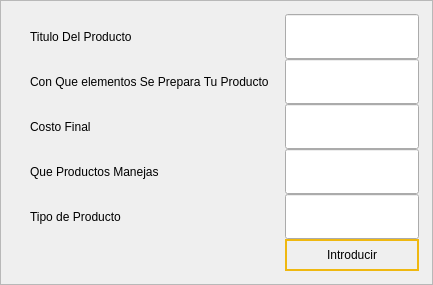
                                  <widget class="QFrame" name="frame_28">
                                   <property name="styleSheet">
                                    <string notr="true">*{
	padding:13px;
}

QLineEdit{
	border-bottom:2px solid #efb810;
}

QLineEdit:hover{
	background-color: rgba(9,5,13,.7)	
}
QRadioButton,QCheckBox{
	background-color:rgba(128,128,128,.5);
	border-radius:50px;
}
QDateEdit{
	background-color:rgba(255,255,255,.3);
	color:#000
}</string>
                                   </property>
                                   <property name="frameShape">
                                    <enum>QFrame::StyledPanel</enum>
                                   </property>
                                   <property name="frameShadow">
                                    <enum>QFrame::Raised</enum>
                                   </property>
                                   <layout class="QVBoxLayout" name="verticalLayout_33">
                                    <property name="spacing">
                                     <number>0</number>
                                    </property>
                                    <property name="leftMargin">
                                     <number>0</number>
                                    </property>
                                    <property name="topMargin">
                                     <number>0</number>
                                    </property>
                                    <property name="rightMargin">
                                     <number>0</number>
                                    </property>
                                    <property name="bottomMargin">
                                     <number>0</number>
                                    </property>
                                    <item>
                                     <layout class="QFormLayout" name="formLayout_4">
                                      <item row="0" column="0">
                                       <widget class="QLabel" name="tituloDelProductoLabel">
                                        <property name="text">
                                         <string>Titulo Del Producto</string>
                                        </property>
                                       </widget>
                                      </item>
                                      <item row="0" column="1">
                                       <widget class="QLineEdit" name="tituloDelProductoLineEdit"/>
                                      </item>
                                      <item row="3" column="0">
                                       <widget class="QLabel" name="queProductosUtilizasLabel">
                                        <property name="text">
                                         <string>Que Productos Manejas</string>
                                        </property>
                                       </widget>
                                      </item>
                                      <item row="3" column="1">
                                       <widget class="QLineEdit" name="queProductosUtilizasLineEdit"/>
                                      </item>
                                      <item row="4" column="0">
                                       <widget class="QLabel" name="tipoDeProductoLabel">
                                        <property name="text">
                                         <string>Tipo de Producto</string>
                                        </property>
                                       </widget>
                                      </item>
                                      <item row="4" column="1">
                                       <widget class="QLineEdit" name="tipoDeProductoLineEdit"/>
                                      </item>
                                      <item row="2" column="0">
                                       <widget class="QLabel" name="costoFinalLabel">
                                        <property name="text">
                                         <string>Costo Final</string>
                                        </property>
                                       </widget>
                                      </item>
                                      <item row="2" column="1">
                                       <widget class="QLineEdit" name="costoFinalLineEdit"/>
                                      </item>
                                      <item row="1" column="0">
                                       <widget class="QLabel" name="conQueElementoLabel">
                                        <property name="text">
                                         <string>Con Que elementos Se Prepara Tu Producto</string>
                                        </property>
                                       </widget>
                                      </item>
                                      <item row="1" column="1">
                                       <widget class="QLineEdit" name="conQueElementoLineEdit"/>
                                      </item>
                                      <item row="5" column="1">
                                       <widget class="QPushButton" name="pushButton_3">
                                        <property name="styleSheet">
                                         <string notr="true">QPushButton{
	border-radius:30px;
	border: 2px solid #efb810;
	padding:7px 0;
}

QPushButton:hover{
	background-color: rgba(239,184,16,.5)
}</string>
                                        </property>
                                        <property name="text">
                                         <string>Introducir</string>
                                        </property>
                                       </widget>
                                      </item>
                                     </layout>
                                    </item>
                                   </layout>
                                  </widget>
